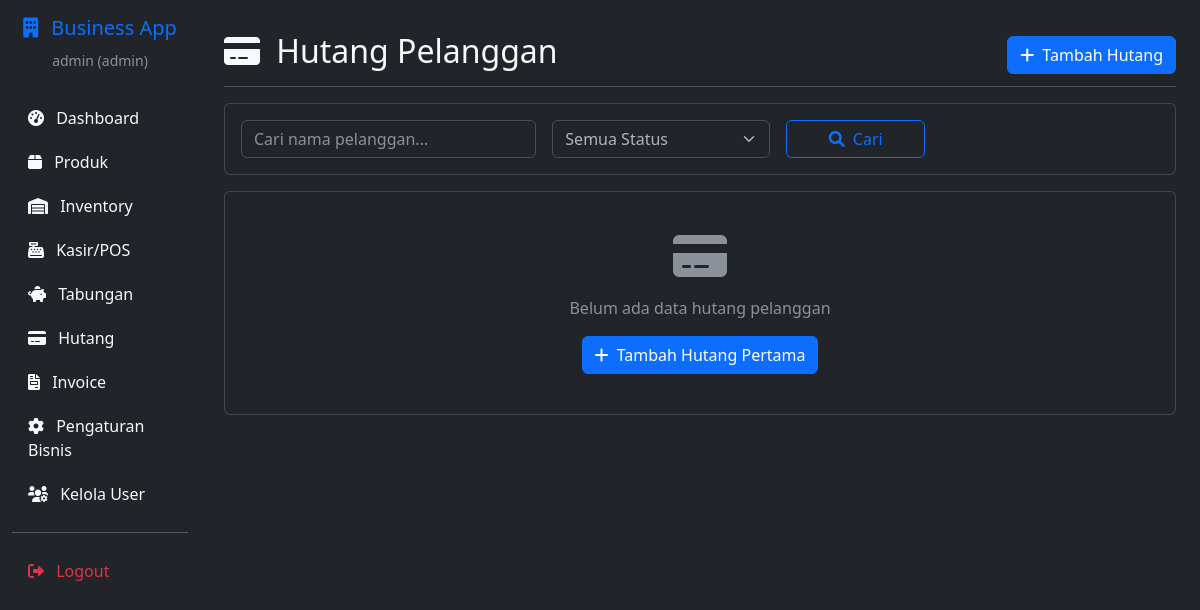
The page /debts (signed in) on the database as committed earlier.
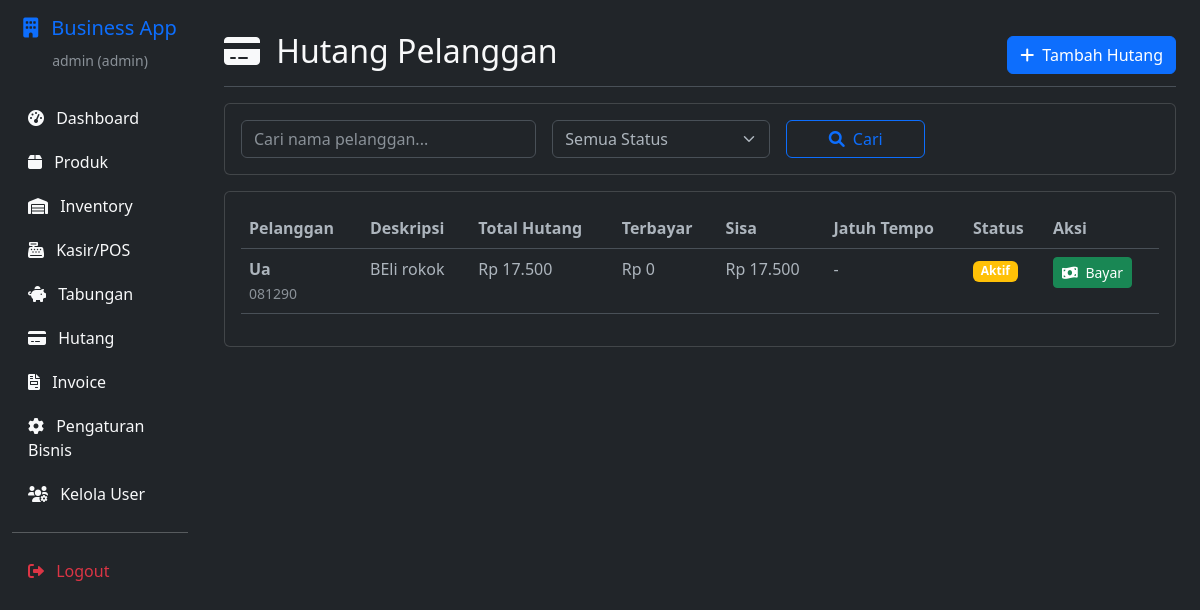
The same page on the database as committed later.
### app.py (models this page shows, shortened)
class CustomerDebt(db.Model):
    __tablename__ = 'customer_debts'
    id = db.Column(db.Integer, primary_key=True)
    customer_id = db.Column(db.Integer, db.ForeignKey('customers.id'), nullable=False)
    invoice_number = db.Column(db.String(50))
    description = db.Column(db.Text, nullable=False)
    total_amount = db.Column(db.Float, nullable=False)
    paid_amount = db.Column(db.Float, default=0.0)
    remaining_amount = db.Column(db.Float, nullable=False)
    due_date = db.Column(db.Date)
    status = db.Column(db.String(20), default='active')  # active, paid, overdue
    created_at = db.Column(db.DateTime, default=datetime.utcnow)
    created_by = db.Column(db.Integer, db.ForeignKey('users.id'))
    payments = db.relationship('DebtPayment', backref='debt', cascade='all, delete-orphan')

class Customer(db.Model):
    __tablename__ = 'customers'
    id = db.Column(db.Integer, primary_key=True)
    name = db.Column(db.String(255), nullable=False)
    phone = db.Column(db.String(50))
    email = db.Column(db.String(255))
    address = db.Column(db.Text)
    created_at = db.Column(db.DateTime, default=datetime.utcnow)
    debts = db.relationship('CustomerDebt', backref='customer', cascade='all, delete-orphan')

### app.py (the view)
@app.route('/debts')
@cashier_access
def customer_debts():
    search = request.args.get('search', '')
    status_filter = request.args.get('status', 'all')
    query = CustomerDebt.query.join(Customer)
    if search:
        query = query.filter(Customer.name.contains(search))
    if status_filter != 'all':
        query = query.filter(CustomerDebt.status == status_filter)
    debts = query.order_by(CustomerDebt.created_at.desc()).all()
    today = datetime.now().date()
    for debt in debts:
        if debt.due_date and debt.due_date < today and debt.status == 'active':
            debt.status = 'overdue'
    db.session.commit()
    return render_template('debts/list.html', debts=debts, search=search, status_filter=status_filter, format_currency=format_currency)

### app.py (called while the page is built)
def format_currency(amount):
    try:
        if amount is None:
            return "Rp 0"
        return f"Rp {float(amount):,.0f}".replace(',', '.')
    except (ValueError, TypeError):
        return "Rp 0"

def cashier_access(f):
    from functools import wraps
    @wraps(f)
    def decorated_function(*args, **kwargs):
        if 'user_id' not in session:
            flash('Silakan login terlebih dahulu.', 'error')
            return redirect(url_for('login'))
        user = User.query.get(session['user_id'])
        if not user or user.role not in ['admin', 'manager', 'cashier']:
            flash('Akses ditolak.', 'error')
            return redirect(url_for('dashboard'))
        return f(*args, **kwargs)
    return decorated_function

@app.context_processor
def inject_common_functions():
    return {
        'format_currency': format_currency,
        'datetime': datetime,
        'timedelta': timedelta
    }

### templates/debts/list.html (shortened to what the changed rows need)
{% extends "base.html" %}
{% block content %}
<div class="d-flex justify-content-between flex-wrap flex-md-nowrap align-items-center pt-3 pb-2 mb-3 border-bottom">
    <h1 class="h2">
        <i class="fas fa-credit-card me-2"></i>
        Hutang Pelanggan
    </h1>
</div>
<div class="card">
    <div class="card-body">
        {% if debts %}
        <div class="table-responsive">
            <table class="table table-hover">
                <thead>
                    <tr>
                        <th>Pelanggan</th>
                        <th>Deskripsi</th>
                        <th>Total Hutang</th>
                        <th>Terbayar</th>
                        <th>Sisa</th>
                        <th>Jatuh Tempo</th>
                        <th>Status</th>
                        <th>Aksi</th>
                    </tr>
                </thead>
                <tbody>
                    {% for debt in debts %}
                    <tr>
                        <td>
                            <strong>{{ debt.customer.name }}</strong><br>
                            <small class="text-muted">{{ debt.customer.phone or '-' }}</small>
                        </td>
                        <td>
                            {{ debt.description }}<br>
                        </td>
                        <td>{{ format_currency(debt.total_amount) }}</td>
                        <td>{{ format_currency(debt.paid_amount) }}</td>
                        <td>{{ format_currency(debt.remaining_amount) }}</td>
                        <td>
                            {% if debt.due_date %}
                                {{ debt.due_date.strftime('%d/%m/%Y') }}
                            {% else %}
                                -
                            {% endif %}
                        </td>
                        <td>
                            {% if debt.status == 'active' %}
                                <span class="badge bg-warning">Aktif</span>
                            {% elif debt.status == 'overdue' %}
                                <span class="badge bg-danger">Terlambat</span>
                            {% elif debt.status == 'paid' %}
                                <span class="badge bg-success">Lunas</span>
                            {% endif %}
                        </td>
                        <td>
                            {% if debt.status in ['active', 'overdue'] %}
                            <button class="btn btn-sm btn-success" data-bs-toggle="modal" data-bs-target="#paymentModal{{ debt.id }}">
                                <i class="fas fa-money-bill-wave me-1"></i>
                                Bayar
                            </button>
                            {% endif %}
                        </td>
                    </tr>
                    {% endfor %}
                </tbody>
            </table>
        </div>
        {% else %}
        <div class="text-center py-4">
            <i class="fas fa-credit-card fa-3x text-muted mb-3"></i>
            <p class="text-muted">Belum ada data hutang pelanggan</p>
            <a href="{{ url_for('add_customer_debt') }}" class="btn btn-primary">
                <i class="fas fa-plus me-1"></i>
                Tambah Hutang Pertama
            </a>
        </div>
        {% endif %}
    </div>
</div>
{% endblock %}

Rows that differ between the two databases and show on the page:
added CustomerDebt: customer.name "Ua", customer "081290", description "BEli rokok", total_amount "Rp 17.500", paid_amount "Rp 0", remaining_amount "Rp 17.500", status "Aktif"
Other text that changed with them:
text no longer shown: "Belum ada data hutang pelanggan Tambah Hutang Pertama"
text now shown: "Pelanggan Deskripsi Total Hutang Terbayar Sisa Jatuh Tempo Status Aksi"
